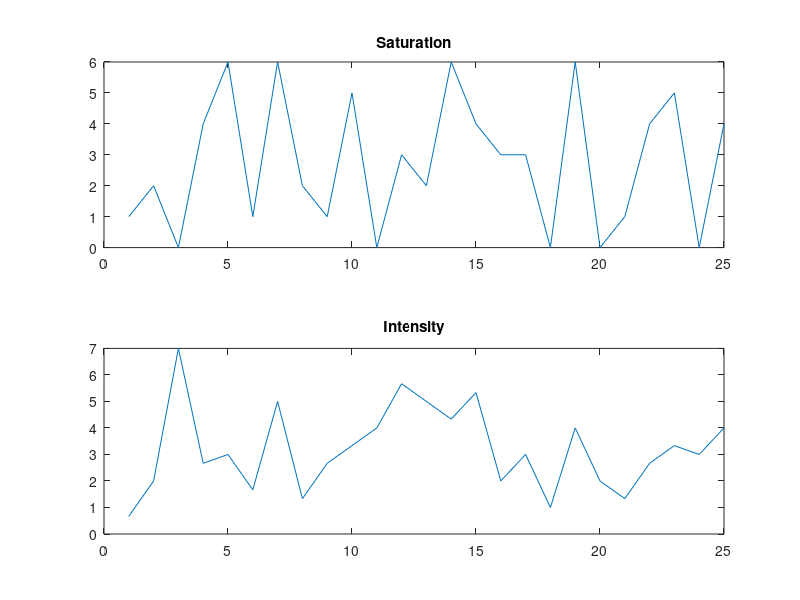

Here is the MATLAB script that generated this plot:
%{
Write a MATLAB program that will perform the following tasks:

1. Determine the saturation and intensity components of the following image, 
where the RGB values are as given: 
(0, 1, 1) (1, 2, 3) (7, 7, 7) (5, 1, 2) (1, 1, 7) 
(2,1, 2) (1, 7, 7) (2, 0, 2) (3, 3, 2) (5,5,0) 
(4,4,4) (4, 6, 7) (4, 5, 6) (1, 5, 7) (3, 6, 7) 
(3, 0, 3) (5, 2, 2) (1, 1, 1) (6, 6, 0) (2, 2, 2) 
(1, 2,1) (0, 4,4) (3, 1, 6) (3, 3, 3) (2,4, 6) 

%}

% RGB values
I = [
    0 1 1; 1 2 3; 7 7 7; 5 1 2; 1 1 7; 
    2 1 2; 1 7 7; 2 0 2; 3 3 2; 5 5 0; 
    4 4 4; 4 6 7; 4 5 6; 1 5 7; 3 6 7; 
    3 0 3; 5 2 2; 1 1 1; 6 6 0; 2 2 2; 
    1 2 1; 0 4 4; 3 1 6; 3 3 3; 2 4 6];

% Saturation
S = max(I')' - min(I')';

% Intensity
I = (1/3)*(sum(I')');

% Print results
disp('Saturation');
disp(S);
disp('Intensity');
disp(I);

% Visualize results
figure(1);
subplot(2,1,1);
plot(S);
title('Saturation');
subplot(2,1,2);
plot(I);
title('Intensity');
